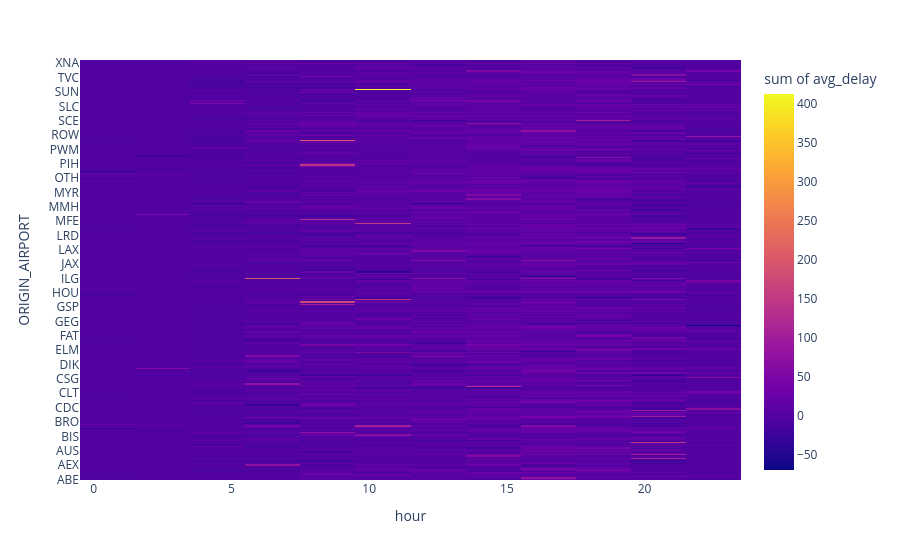

Notebook cell for this chart:
### Code cell
px.density_heatmap(
    airport_hour_df,
    x='hour',
    y='ORIGIN_AIRPORT',
    z='avg_delay'
)

### Figure 1 — Plotly figure (JSON) as saved in the notebook; plotly's stock layout.template omitted (floating-point values rounded to 4 significant figures; data arrays with more than 128 entries replaced by an {"elided": "..."} marker saying what was removed)
{"data": [{"coloraxis": "coloraxis", "histfunc": "sum", "hovertemplate": "hour=%{x}<br>ORIGIN_AIRPORT=%{y}<br>sum of avg_delay=%{z}<extra></extra>", "name": "", "type": "histogram2d", "x": {"elided": "4246 int values"}, "xaxis": "x", "xbingroup": "x", "y": {"elided": "4246 str values"}, "yaxis": "y", "ybingroup": "y", "z": {"elided": "4246 float values"}}], "layout": {"coloraxis": {"colorbar": {"title": {"text": "sum of avg_delay"}}, "colorscale": [[0, "#0d0887"], [0.1111, "#46039f"], [0.2222, "#7201a8"], [0.3333, "#9c179e"], [0.4444, "#bd3786"], [0.5556, "#d8576b"], [0.6667, "#ed7953"], [0.7778, "#fb9f3a"], [0.8889, "#fdca26"], [1, "#f0f921"]]}, "legend": {"tracegroupgap": 0}, "margin": {"t": 60}, "xaxis": {"anchor": "y", "domain": [0, 1], "title": {"text": "hour"}}, "yaxis": {"anchor": "x", "domain": [0, 1], "title": {"text": "ORIGIN_AIRPORT"}}}}
